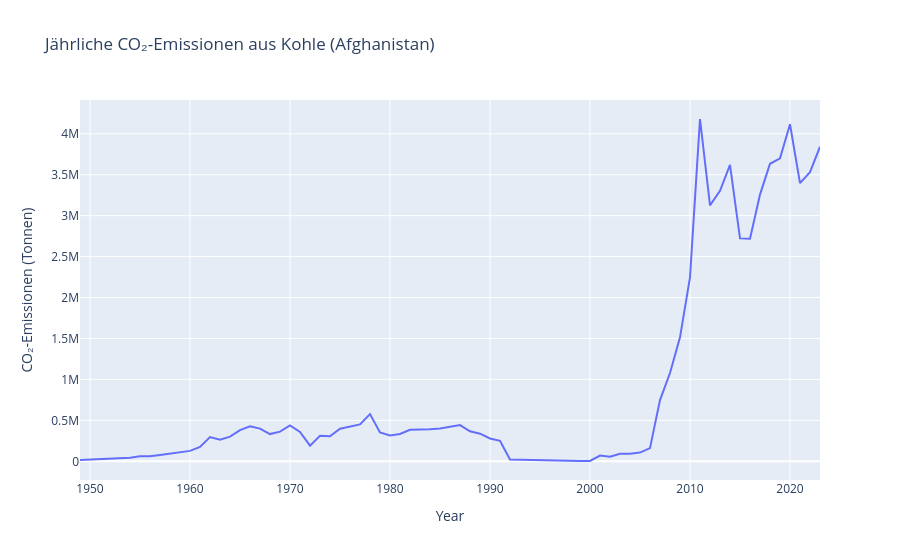

Notebook cell for this chart:
### Code cell
# Plot erstellen: Linienplot für ein bestimmtes Land (Beispiel Afghanistan)
fig = px.line(
    df[df['Entity'] == 'Afghanistan'],  # Nur Afghanistan filtern
    x='Year',
    y='Annual CO₂ emissions from coal',
    title='Jährliche CO₂-Emissionen aus Kohle (Afghanistan)',
    labels={'Annual CO₂ emissions from coal': 'CO₂-Emissionen (Tonnen)'}
)

fig.show()

### Figure 1 — Plotly figure (JSON) as saved in the notebook; plotly's stock layout.template omitted (floating-point values rounded to 4 significant figures)
{"data": [{"hovertemplate": "Year=%{x}<br>CO₂-Emissionen (Tonnen)=%{y}<extra></extra>", "legendgroup": "", "line": {"color": "#636efa", "dash": "solid"}, "marker": {"symbol": "circle"}, "mode": "lines", "name": "", "orientation": "v", "showlegend": false, "type": "scatter", "x": [1949, 1950, 1951, 1952, 1953, 1954, 1955, 1956, 1957, 1958, 1959, 1960, 1961, 1962, 1963, 1964, 1965, 1966, 1967, 1968, 1969, 1970, 1971, 1972, 1973, 1974, 1975, 1976, 1977, 1978, 1979, 1980, 1981, 1982, 1983, 1984, 1985, 1986, 1987, 1988, 1989, 1990, 1991, 1992, 1993, 1994, 1995, 1996, 1997, 1998, 1999, 2000, 2001, 2002, 2003, 2004, 2005, 2006, 2007, 2008, 2009, 2010, 2011, 2012, 2013, 2014, 2015, 2016, 2017, 2018, 2019, 2020, 2021, 2022, 2023], "xaxis": "x", "y": [14660.0, 21070.0, 25650.0, 31710.0, 37950.0, 42500.0, 62290.0, 62290.0, 76940.0, 91600.0, 109900.0, 127100.0, 175900.0, 296800.0, 263800.0, 300400.0, 381100.0, 428700.0, 399400.0, 332400.0, 362700.0, 437000.0, 359100.0, 190500.0, 310700.0, 304700.0, 398700.0, 425000.0, 450700.0, 576200.0, 351700.0, 315800.0, 333400.0, 384700.0, 384700.0, 392600.0, 399800.0, 425000.0, 442800.0, 366400.0, 337100.0, 278500.0, 249600.0, 21980.0, 18320.0, 14690.0, 14660.0, 7328.0, 3664.0, 3664.0, 3664.0, 3664.0, 69620.0, 55110.0, 91810.0, 91600.0, 106300.0, 160900.0, 747500.0, 1078000.0, 1514000.0, 2246000.0, 4181000.0, 3125000.0, 3303000.0, 3621000.0, 2722000.0, 2718000.0, 3257000.0, 3633000.0, 3701000.0, 4116000.0, 3397000.0, 3531000.0, 3843000.0], "yaxis": "y"}], "layout": {"legend": {"tracegroupgap": 0}, "title": {"text": "Jährliche CO₂-Emissionen aus Kohle (Afghanistan)"}, "xaxis": {"anchor": "y", "domain": [0, 1], "title": {"text": "Year"}}, "yaxis": {"anchor": "x", "domain": [0, 1], "title": {"text": "CO₂-Emissionen (Tonnen)"}}}}
